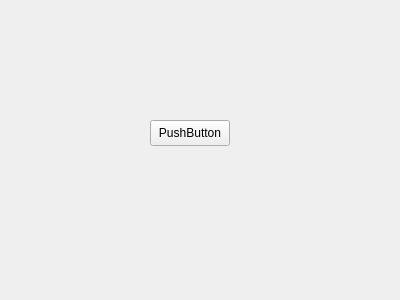
<?xml version="1.0" encoding="UTF-8"?>
<ui version="4.0">
 <class>Widget</class>
 <widget class="QWidget" name="Widget">
  <property name="geometry">
   <rect>
    <x>0</x>
    <y>0</y>
    <width>400</width>
    <height>300</height>
   </rect>
  </property>
  <property name="windowTitle">
   <string>Widget</string>
  </property>
  <widget class="QPushButton" name="pushButton">
   <property name="geometry">
    <rect>
     <x>150</x>
     <y>120</y>
     <width>80</width>
     <height>26</height>
    </rect>
   </property>
   <property name="text">
    <string>PushButton</string>
   </property>
  </widget>
 </widget>
 <layoutdefault spacing="6" margin="11"/>
 <resources/>
 <connections/>
</ui>
